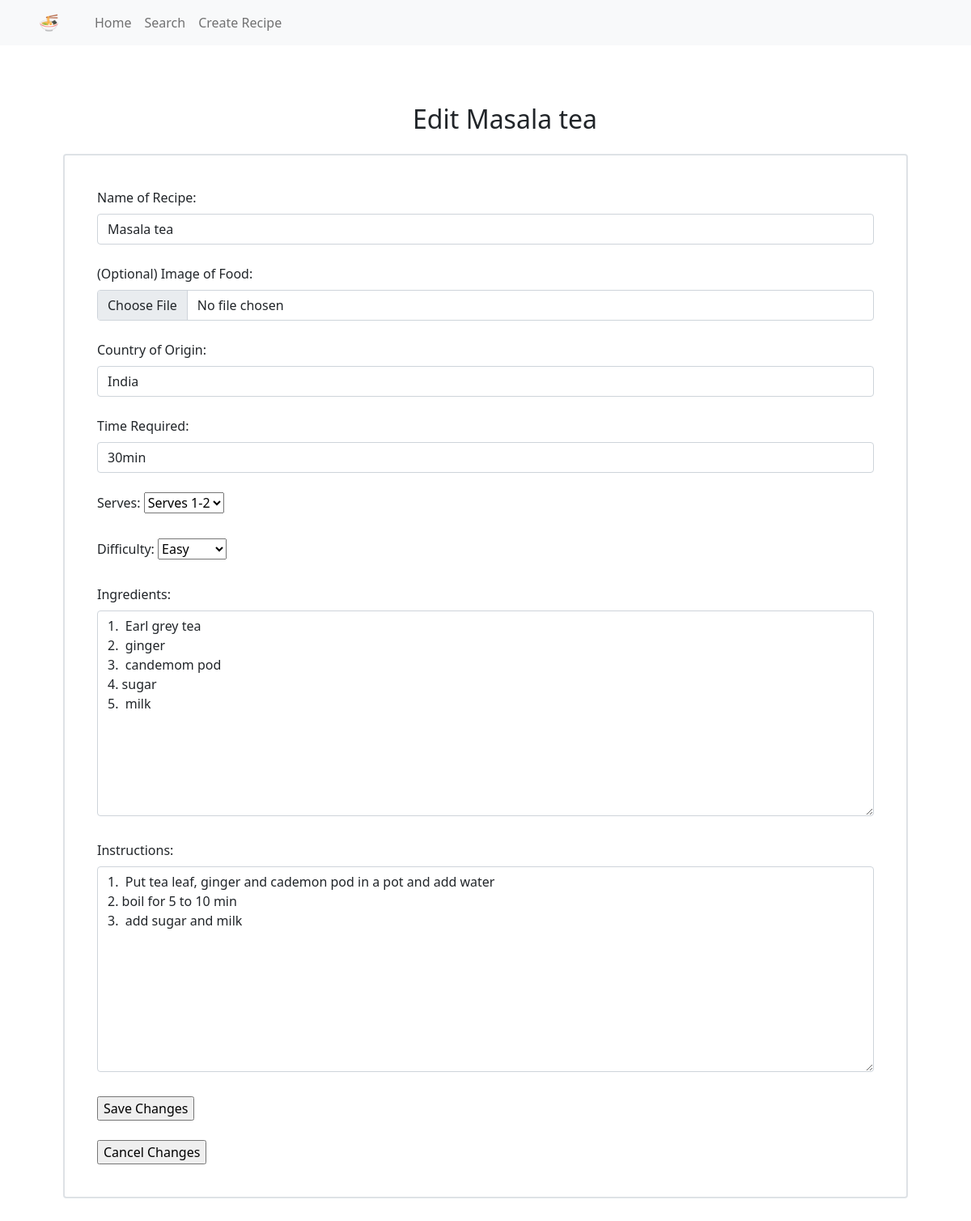
Screenshot of /edit/39 with the database file from the repository.
### tables this page shows
CREATE TABLE 'recipes' ('id' integer PRIMARY KEY AUTOINCREMENT NOT NULL, 'name' text, 'country' text, 'difficulty' text, 'time' text, 'size' text, 'ingredients' text, 'instructions' text,'image_name' text);

### application.py (the view)
@app.route("/edit/<id>", methods=["GET", "POST"])
def edit(id):
    if request.method == "POST":
        con = sqlite3.connect("recipes.db")
        con.row_factory = sqlite3.Row
        cur = con.cursor()
        if not request.form.get("input-name"):
            return apology("must provide recipe name", 400)
        if not request.form.get("input-country"):
            return apology("must provide country of origin", 400)
        if not request.form.get("input-time"):
            return apology("must provide cooking time", 400)
        size = {"Serves 1-2", "Serves 2-5", "Serves 5-8", "Serves 8+"}
        if request.form.get("input-size") not in size:
            return apology("must provide valid portion size", 400)
        if not request.form.get("input-difficulty"):
            return apology("must provide recipe difficulty", 400)
        difficulties = {"Easy", "Medium", "Hard"}
        if request.form.get("input-difficulty") not in difficulties:
            return apology("must proivde valid recipe difficulty", 400)
        if not request.form.get("input-ingredients"):
            return apology("must provide recipe ingredients", 400)
        if not request.form.get("input-difficulty"):
            return apology("must provide recipe instructions", 400)
        if 'input-image' not in request.files:
            return apology("no file part of form detected", 400)
        image = request.files['input-image']
        if image.filename != '':
            if not allowed_file(image.filename):
                return apology("submitted file not in a valid format", 400)
        delete_image(id)
        name = request.form.get("input-name")
        country = request.form.get("input-country")
        time = request.form.get("input-time")
        size = request.form.get("input-size")
        difficulty = request.form.get("input-difficulty")
        ingredients = request.form.get("input-ingredients")
        instructions = request.form.get("input-instructions")
        recipe_data = (name, country, time, size, difficulty, ingredients, instructions, id)
        cur.execute("UPDATE recipes SET name = ?, country = ?, time = ?, size = ?, difficulty = ?, \
                    ingredients = ?, instructions = ? WHERE id = ?", recipe_data)
        con.commit()
        if image.filename != '':
            extension = image.filename.rsplit('.', 1)[1].lower()
            filename = id +"." + extension
            path = os.path.join(app.config['UPLOAD_FOLDER'], filename)
            image.save(path)
            cur.execute("UPDATE recipes SET image_name = ? WHERE id = ?", (filename, id))
            con.commit()
            con.close()
        return redirect("/recipe/" + id)
    else:
        con = sqlite3.connect("recipes.db")
        con.row_factory = sqlite3.Row
        cur = con.cursor()
        recipe = (cur.execute("SELECT * FROM recipes WHERE id LIKE ?", (id,)).fetchall())[0]
        con.close()
        return render_template("edit.html", recipe=recipe)

### templates/edit.html (shortened to what this page needs)
{% extends "layout.html" %}
{% block main %}
    <div class="container m-4">
        <h2 class="text-center">Edit {{ recipe["name"] }}</h2>
    </div>
    <div class="container border border-2 rounded p-4">
        <form id="create-recipe-form" action="/edit/{{ recipe["id"] }}" method="post" enctype="multipart/form-data">
            <div class="m-2 p-2">
                <label form="create-recipe-form" for="input-name" class="form-label">Name of Recipe: </label>
                <input type="text" name="input-name" id="input-name" class="form-control" value="{{ recipe["name"] }}" maxlength="100" required>
            </div>
            <div class="m-2 p-2">
                <label form="create-recipe-form" for="input-image" class="form-label">(Optional) Image of Food: </label>
                <input type="file" name="input-image" id="input-image" class="form-control" accept="image/*">
            </div>
            <div class="m-2 p-2">
                <label form="create-recipe-form" for="input-country" class="form-label">Country of Origin: </label>
                <input type="text" name="input-country" id="input-country" class="form-control" value="{{ recipe["country"] }}" maxlength="100" required>
            </div>
            <div class="m-2 p-2">
                <label form="create-recipe-form" for="input-time" class="form-label">Time Required: </label>
                <input type="text" name="input-time" id="input-time" class="form-control" value="{{ recipe["time"] }}" maxlength="100" required>
            </div>
            <div class="m-2 p-2">
                <label form="create-recipe-form" for="input-size" class="form-label">Serves: </label>
                <select name="input-size" id="input-size">
                    <option value="{{ recipe["size"] }}">{{ recipe["size"] }}</option>
                </select>
            </div>
            <div class="m-2 p-2">
                <label form="create-recipe-form" for="input-difficulty" class="form-label">Difficulty: </label>
                <select name="input-difficulty" id="input-difficulty">
                    <option value="{{ recipe["difficulty"] }}">{{ recipe["difficulty"] }}</option>
                </select>
            </div>
            <div class="m-2 p-2">
                <label form="create-recipe-form" for="input-ingredients" class="form-label">Ingredients: </label><br>
                <textarea name="input-ingredients" id="input-ingredients" form_id="create-recipe-form" class="form-control"
                          cols="125" rows="10" maxlength=500 required>{{ recipe["ingredients"] }}</textarea>
            </div>
            <div class="m-2 p-2">
                <label form="create-recipe-form" for="input-instructions" class="form-label">Instructions: </label><br>
                <textarea name="input-instructions" id="input-instructions" form_id="create-recipe-form" class="form-control"
                          cols="125" rows="10" maxlength=3000 required>{{ recipe["instructions"] }}</textarea>
            </div>
            <div class="m-2 p-2">
                <input type="submit" value="Save Changes">
            </div>
        </form>
        <form id="edit-cancel-form" action="/">
            <div class="m-2 p-2">
                <input type="submit" value="Cancel Changes">
            </div>
        </form>
    </div>
{% endblock %}

### static/styles.css (style rules this page uses)
main .form-control { display: inline-block; }
textarea { overflow-y: scroll; }

### rows the page displays
recipes: name "Masala tea", input-name "Masala tea", input-country "India", input-time "30min", input-size "Serves 1-2", input-difficulty "Easy", input-ingredients "1. Earl grey tea 2. ginger 3. candemom pod 4. sugar 5. milk", input-instructions "1. Put tea leaf, ginger and cademon pod in a pot and add water 2. boil for 5 to 10 min 3. add sugar and milk"
